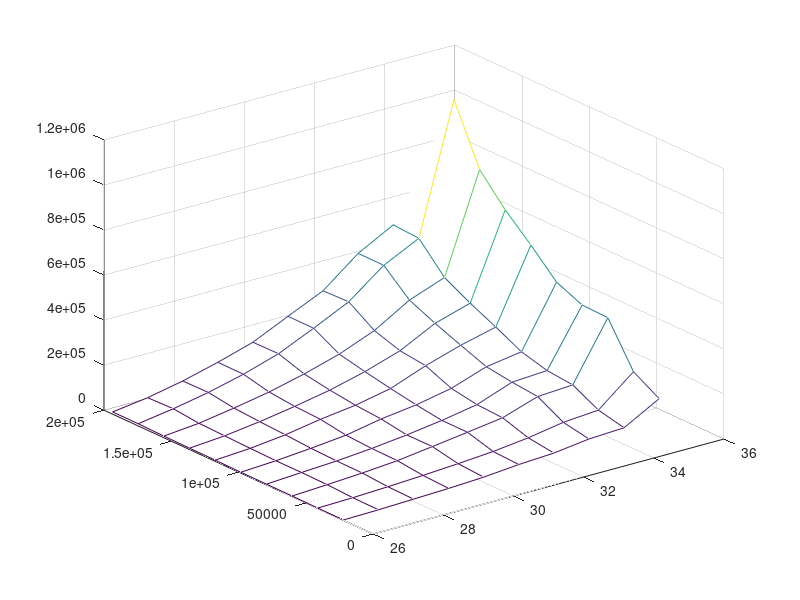

Write the MATLAB code that produced this figure.
xx = [35,35,35,35,35,35,35,35,35,35,;34,34,34,34,34,34,34,34,34,34,;33,33,33,33,33,33,33,33,33,33,;32,32,32,32,32,32,32,32,32,32,;31,31,31,31,31,31,31,31,31,31,;30,30,30,30,30,30,30,30,30,30,;29,29,29,29,29,29,29,29,29,29,;28,28,28,28,28,28,28,28,28,28,;27,27,27,27,27,27,27,27,27,27,;26,26,26,26,26,26,26,26,26,26,;]
yy = [193622,174567,155512,136457,117402,98347,79292,60237,41182,22127,;193622,174567,155512,136457,117402,98347,79292,60237,41182,22127,;193622,174567,155512,136457,117402,98347,79292,60237,41182,22127,;193622,174567,155512,136457,117402,98347,79292,60237,41182,22127,;193622,174567,155512,136457,117402,98347,79292,60237,41182,22127,;193622,174567,155512,136457,117402,98347,79292,60237,41182,22127,;193622,174567,155512,136457,117402,98347,79292,60237,41182,22127,;193622,174567,155512,136457,117402,98347,79292,60237,41182,22127,;193622,174567,155512,136457,117402,98347,79292,60237,41182,22127,;193622,174567,155512,136457,117402,98347,79292,60237,41182,22127,;]
zz = [524667,1.06977e+06,811468,684396,580907,468623,419190,415610,227963,160563,;503113,495935,374130,312666,258871,201367,170449,159237,99658.7,73594.9,;418545,418313,316090,265360,220367,177295,161034,149575,87510.7,65846.7,;294852,298230,223019,185707,171610,123342,103507,97543.4,61013.4,45554.2,;223719,222988,160503,135161,112562,92287.2,75643.9,75376,42249.9,36763.5,;150605,152201,114630,95204.3,80605.4,71865.3,53371.2,54104.7,30482,23003.9,;103702,103242,76637,65214.1,60052.8,42016,35472.9,33601.7,20537.3,15191.3,;62982.4,64469.5,47453.3,39525.3,33575.2,26050.1,22071.7,20888.7,12419.7,9745.96,;31053.6,34209.7,22238,18677.7,15451.3,12830.2,13076.9,11296.5,5904.98,4498.16,;9838.34,9941.37,7364.84,6139.33,5367.97,3981.49,3492.46,3147.28,1955.96,1449.97,;]
mesh(xx,yy,zz)